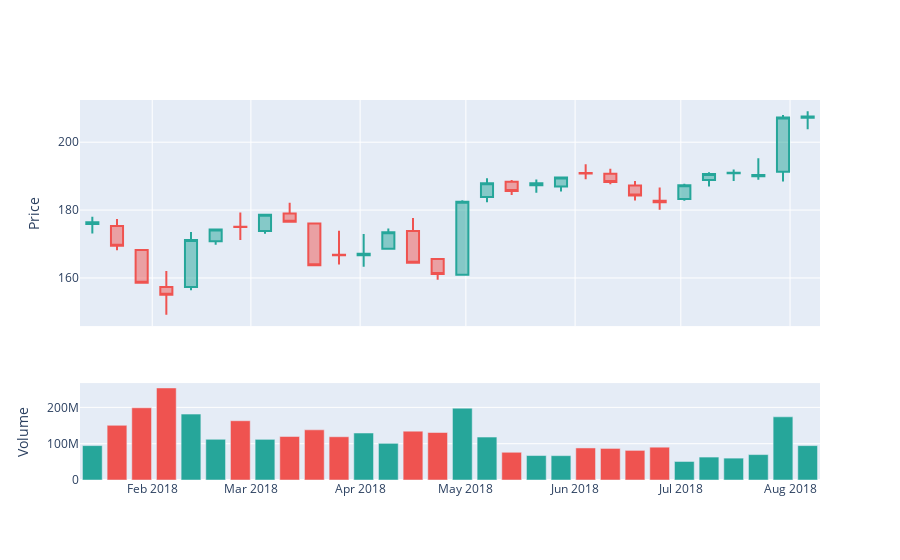

Notebook source saved alongside this figure:
### Code cell
plotly_fig = make_subplots(rows=2, cols=1, shared_xaxes=True, row_heights=[0.7, 0.3])

# Plot candles in the first plot
plotly_fig.add_trace(go.Candlestick(x=data.index, open=data['Open'], high=data['High'], low=data['Low'], close=data['Close'],
                                    name='price', increasing_line_color='#26a69a', decreasing_line_color='#ef5350', showlegend=False), row=1, col=1)
# Extract the green volume and red volume separately
green_volume_df = data[data['Close'] > data['Open']]
red_volume_df = data[data['Open'] > data['Close']]

# Add two separate traces for each one...
plotly_fig.add_trace(go.Bar(x=red_volume_df.index, y=red_volume_df['Volume'], showlegend=False, marker_color='#ef5350'), row=2, col=1)
plotly_fig.add_trace(go.Bar(x=green_volume_df.index, y=green_volume_df['Volume'], showlegend=False, marker_color='#26a69a'), row=2, col=1)

# Hide the range slider
plotly_fig.update_layout(xaxis_rangeslider_visible=False, yaxis_title='Price')
plotly_fig.update_yaxes(title_text='Volume', row=2, col=1)

plotly_fig.show()

### Figure 1 — Plotly figure (JSON) as saved in the notebook; plotly's stock layout.template omitted (floating-point values rounded to 4 significant figures)
{"data": [{"close": [176.4, 169.5, 158.6, 155.1, 171.2, 174.3, 175.0, 178.6, 176.6, 163.8, 166.7, 167.1, 173.4, 164.5, 161.1, 182.5, 187.9, 185.6, 187.9, 189.6, 190.8, 188.3, 184.3, 182.3, 187.3, 190.7, 191.0, 190.3, 207.2, 207.6], "decreasing": {"line": {"color": "#ef5350"}}, "high": [178.1, 177.4, 168.2, 162.0, 173.5, 174.4, 179.3, 178.7, 182.2, 176.2, 173.9, 172.9, 174.6, 177.6, 165.7, 182.9, 189.4, 188.9, 189.0, 189.6, 193.5, 192.2, 188.6, 186.6, 187.8, 191.2, 192.0, 195.3, 208.0, 209.1], "increasing": {"line": {"color": "#26a69a"}}, "low": [173.1, 168.1, 158.3, 149.1, 156.3, 169.8, 171.2, 173.0, 176.3, 163.7, 164.0, 163.3, 168.6, 164.2, 159.4, 160.7, 182.3, 184.4, 185.1, 185.5, 189.1, 187.6, 182.8, 180.1, 182.8, 186.9, 188.5, 188.9, 188.4, 203.8], "name": "price", "open": [175.9, 175.3, 168.2, 157.3, 157.3, 170.8, 175.1, 173.9, 179.0, 176.1, 166.8, 166.7, 168.6, 173.8, 165.6, 160.9, 183.8, 188.3, 187.3, 186.9, 190.9, 190.7, 187.2, 182.8, 183.2, 188.8, 190.8, 190.0, 191.3, 207.2], "showlegend": false, "x": ["2018-01-15T00:00:00", "2018-01-22T00:00:00", "2018-01-29T00:00:00", "2018-02-05T00:00:00", "2018-02-12T00:00:00", "2018-02-19T00:00:00", "2018-02-26T00:00:00", "2018-03-05T00:00:00", "2018-03-12T00:00:00", "2018-03-19T00:00:00", "2018-03-26T00:00:00", "2018-04-02T00:00:00", "2018-04-09T00:00:00", "2018-04-16T00:00:00", "2018-04-23T00:00:00", "2018-04-30T00:00:00", "2018-05-07T00:00:00", "2018-05-14T00:00:00", "2018-05-21T00:00:00", "2018-05-28T00:00:00", "2018-06-04T00:00:00", "2018-06-11T00:00:00", "2018-06-18T00:00:00", "2018-06-25T00:00:00", "2018-07-02T00:00:00", "2018-07-09T00:00:00", "2018-07-16T00:00:00", "2018-07-23T00:00:00", "2018-07-30T00:00:00", "2018-08-06T00:00:00"], "type": "candlestick", "xaxis": "x", "yaxis": "y"}, {"marker": {"color": "#ef5350"}, "showlegend": false, "x": ["2018-01-22T00:00:00", "2018-01-29T00:00:00", "2018-02-05T00:00:00", "2018-02-26T00:00:00", "2018-03-12T00:00:00", "2018-03-19T00:00:00", "2018-03-26T00:00:00", "2018-04-16T00:00:00", "2018-04-23T00:00:00", "2018-05-14T00:00:00", "2018-06-04T00:00:00", "2018-06-11T00:00:00", "2018-06-18T00:00:00", "2018-06-25T00:00:00"], "y": [150528915, 198842790, 253496837, 163181344, 119715359, 138128911, 119094237, 134360753, 130762944, 76325802, 88251639, 86948257, 81552048, 90352175], "type": "bar", "xaxis": "x2", "yaxis": "y2"}, {"marker": {"color": "#26a69a"}, "showlegend": false, "x": ["2018-01-15T00:00:00", "2018-02-12T00:00:00", "2018-02-19T00:00:00", "2018-03-05T00:00:00", "2018-04-02T00:00:00", "2018-04-09T00:00:00", "2018-04-30T00:00:00", "2018-05-07T00:00:00", "2018-05-21T00:00:00", "2018-05-28T00:00:00", "2018-07-02T00:00:00", "2018-07-09T00:00:00", "2018-07-16T00:00:00", "2018-07-23T00:00:00", "2018-07-30T00:00:00", "2018-08-06T00:00:00"], "y": [94737964, 181443367, 112119258, 111973724, 129360769, 100985553, 197762145, 118290304, 67349391, 67036619, 50990124, 63146880, 60232773, 69987342, 173943077, 94679518], "type": "bar", "xaxis": "x2", "yaxis": "y2"}], "layout": {"xaxis": {"anchor": "y", "domain": [0.0, 1.0], "matches": "x2", "showticklabels": false, "rangeslider": {"visible": false}}, "yaxis": {"anchor": "x", "domain": [0.405, 1.0], "title": {"text": "Price"}}, "xaxis2": {"anchor": "y2", "domain": [0.0, 1.0]}, "yaxis2": {"anchor": "x2", "domain": [0.0, 0.255], "title": {"text": "Volume"}}}}
